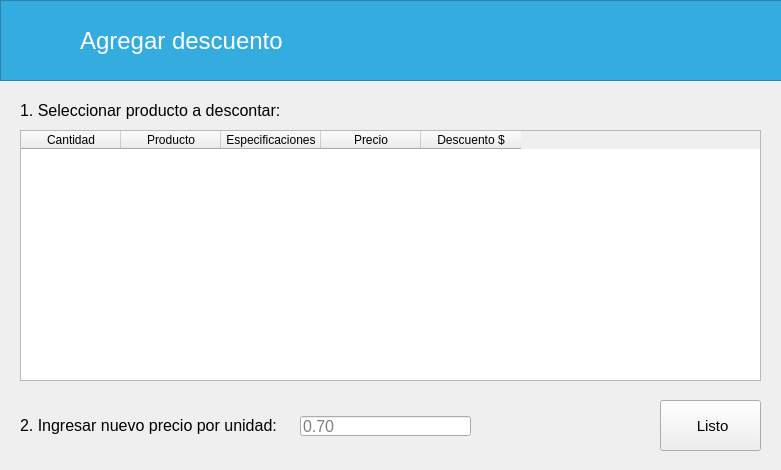
<?xml version="1.0" encoding="UTF-8"?>
<ui version="4.0">
 <class>AgregarDescuento</class>
 <widget class="QWidget" name="AgregarDescuento">
  <property name="windowModality">
   <enum>Qt::ApplicationModal</enum>
  </property>
  <property name="geometry">
   <rect>
    <x>0</x>
    <y>0</y>
    <width>781</width>
    <height>470</height>
   </rect>
  </property>
  <property name="windowTitle">
   <string>Form</string>
  </property>
  <widget class="QFrame" name="frame">
   <property name="geometry">
    <rect>
     <x>0</x>
     <y>0</y>
     <width>911</width>
     <height>81</height>
    </rect>
   </property>
   <property name="font">
    <font>
     <family>Segoe UI</family>
    </font>
   </property>
   <property name="styleSheet">
    <string notr="true">background-color: rgb(52, 172, 224);</string>
   </property>
   <property name="frameShape">
    <enum>QFrame::StyledPanel</enum>
   </property>
   <property name="frameShadow">
    <enum>QFrame::Raised</enum>
   </property>
   <widget class="QLabel" name="label">
    <property name="geometry">
     <rect>
      <x>80</x>
      <y>20</y>
      <width>251</width>
      <height>41</height>
     </rect>
    </property>
    <property name="font">
     <font>
      <family>Segoe UI</family>
      <pointsize>18</pointsize>
     </font>
    </property>
    <property name="styleSheet">
     <string notr="true">color: rgb(255, 255, 255);</string>
    </property>
    <property name="text">
     <string>Agregar descuento</string>
    </property>
   </widget>
   <widget class="QPushButton" name="btRegresar">
    <property name="geometry">
     <rect>
      <x>20</x>
      <y>20</y>
      <width>41</width>
      <height>41</height>
     </rect>
    </property>
    <property name="font">
     <font>
      <family>Segoe UI</family>
     </font>
    </property>
    <property name="cursor">
     <cursorShape>PointingHandCursor</cursorShape>
    </property>
    <property name="styleSheet">
     <string notr="true">QPushButton {
        background-color: transparent;
        border: none;
        padding: 0px;
    }
    QPushButton:hover {
        background-color: rgba(255, 255, 255, 0);
    }
    QPushButton:pressed {
        background-color: rgba(255, 255, 255, 0);
    }</string>
    </property>
    <property name="icon">
     <iconset resource="../resources.qrc">
      <normaloff>:/img/resources/images/leftarrow.png</normaloff>:/img/resources/images/leftarrow.png</iconset>
    </property>
    <property name="iconSize">
     <size>
      <width>40</width>
      <height>40</height>
     </size>
    </property>
    <property name="flat">
     <bool>true</bool>
    </property>
   </widget>
  </widget>
  <widget class="QLabel" name="label_2">
   <property name="geometry">
    <rect>
     <x>20</x>
     <y>100</y>
     <width>271</width>
     <height>21</height>
    </rect>
   </property>
   <property name="font">
    <font>
     <family>Segoe UI</family>
     <pointsize>12</pointsize>
    </font>
   </property>
   <property name="text">
    <string>1. Seleccionar producto a descontar:</string>
   </property>
  </widget>
  <widget class="TablaDatos" name="tabla_productos">
   <property name="geometry">
    <rect>
     <x>20</x>
     <y>130</y>
     <width>741</width>
     <height>251</height>
    </rect>
   </property>
   <attribute name="horizontalHeaderMinimumSectionSize">
    <number>80</number>
   </attribute>
   <column>
    <property name="text">
     <string>Cantidad</string>
    </property>
   </column>
   <column>
    <property name="text">
     <string>Producto</string>
    </property>
   </column>
   <column>
    <property name="text">
     <string>Especificaciones</string>
    </property>
   </column>
   <column>
    <property name="text">
     <string>Precio</string>
    </property>
   </column>
   <column>
    <property name="text">
     <string>Descuento $</string>
    </property>
   </column>
  </widget>
  <widget class="QLabel" name="label_3">
   <property name="geometry">
    <rect>
     <x>20</x>
     <y>415</y>
     <width>311</width>
     <height>21</height>
    </rect>
   </property>
   <property name="font">
    <font>
     <family>Segoe UI</family>
     <pointsize>12</pointsize>
    </font>
   </property>
   <property name="text">
    <string>2. Ingresar nuevo precio por unidad:</string>
   </property>
  </widget>
  <widget class="QPushButton" name="btListo">
   <property name="geometry">
    <rect>
     <x>660</x>
     <y>400</y>
     <width>101</width>
     <height>51</height>
    </rect>
   </property>
   <property name="font">
    <font>
     <family>Segoe UI</family>
     <pointsize>11</pointsize>
    </font>
   </property>
   <property name="text">
    <string> Listo</string>
   </property>
   <property name="icon">
    <iconset resource="../resources.qrc">
     <normaloff>:/img/resources/images/accept.png</normaloff>:/img/resources/images/accept.png</iconset>
   </property>
  </widget>
  <widget class="QLineEdit" name="txtPrecio">
   <property name="geometry">
    <rect>
     <x>300</x>
     <y>416</y>
     <width>171</width>
     <height>20</height>
    </rect>
   </property>
   <property name="font">
    <font>
     <family>Segoe UI</family>
     <pointsize>12</pointsize>
    </font>
   </property>
   <property name="placeholderText">
    <string>0.70</string>
   </property>
  </widget>
 </widget>
 <customwidgets>
  <customwidget>
   <class>TablaDatos</class>
   <extends>QTableWidget</extends>
   <header>utils.mywidgets.h</header>
  </customwidget>
 </customwidgets>
 <resources>
  <include location="../resources.qrc"/>
 </resources>
 <connections/>
</ui>
